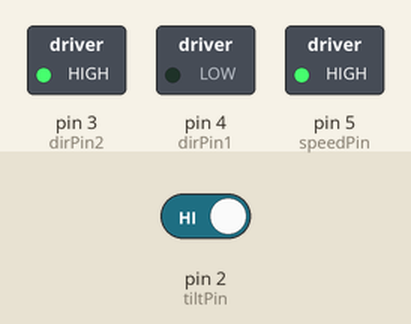
Recording of a sketch running on a simulated Arduino Uno, built with avr-gcc and run on an emulated ATmega328P. Shown: switched loads named in the sketch (green lamp = pin HIGH). The test bench sets the inputs (shaded band); at power-on: pin 2 (tiltPin) HIGH. What the sketch prints to the serial monitor is not drawn.

Above: at 1.2 s.
1.3 s: pin 2 (tiltPin) driven LOW
At 2.0 s:
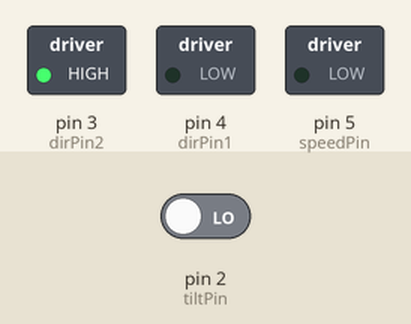
2.8 s: pin 2 (tiltPin) driven HIGH
At 3.2 s:
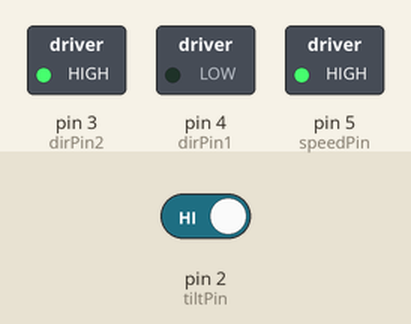
Timing chart, 0 to 5.8 s (numbered marks = the images above; inputs shaded):
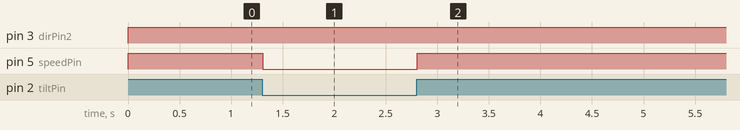

Measured:
- after the input at 1.3 s, pin 5 (speedPin): HIGH → LOW at once
- after the input at 2.8 s, pin 5 (speedPin): LOW → HIGH at once

The sketch:

DCMotor_.ino
```cpp
// DC MOTORS!!

int speedPin = 5;
int dirPin1 = 4;
int dirPin2 = 3;
int tiltPin =2;

int mSpeed; // 0-255, best between 100-255
int tiltVal =1 ;

void setup() {
  // put your setup code here, to run once:

  pinMode(tiltPin, INPUT);
  digitalWrite(tiltPin,HIGH);
  pinMode(speedPin, OUTPUT);
  pinMode(dirPin1, OUTPUT);
  pinMode(dirPin2, OUTPUT);
  Serial.begin(9600);

}

void loop() {
  // put your main code here, to run repeatedly:

  tiltVal  = digitalRead(tiltPin);
  Serial.println(tiltVal);

  if (tiltVal ==0) {
    mSpeed =0;
  digitalWrite(dirPin1,LOW);
  digitalWrite(dirPin2,HIGH);
  analogWrite(speedPin,mSpeed);


  }

  if (tiltVal ==1) {
    mSpeed =255;
  digitalWrite(dirPin1,LOW);
  digitalWrite(dirPin2,HIGH);
  analogWrite(speedPin,mSpeed);


  }


}
```
